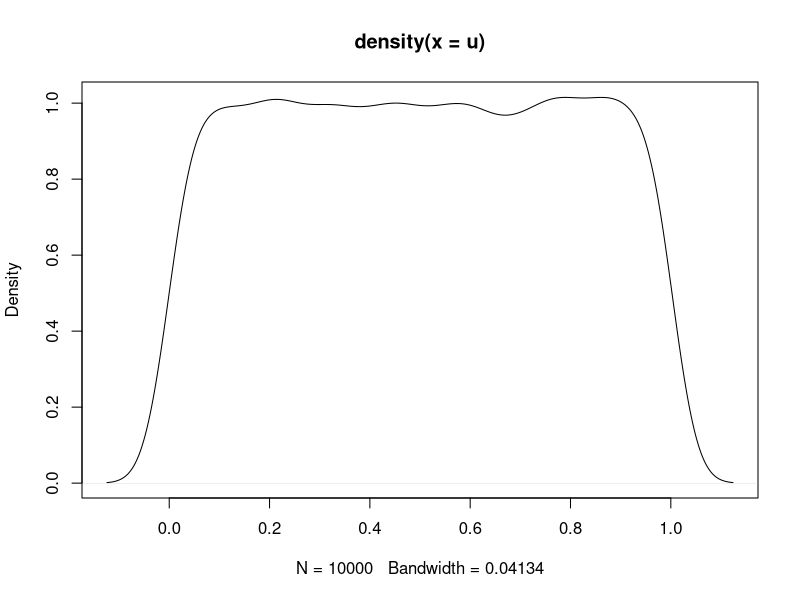
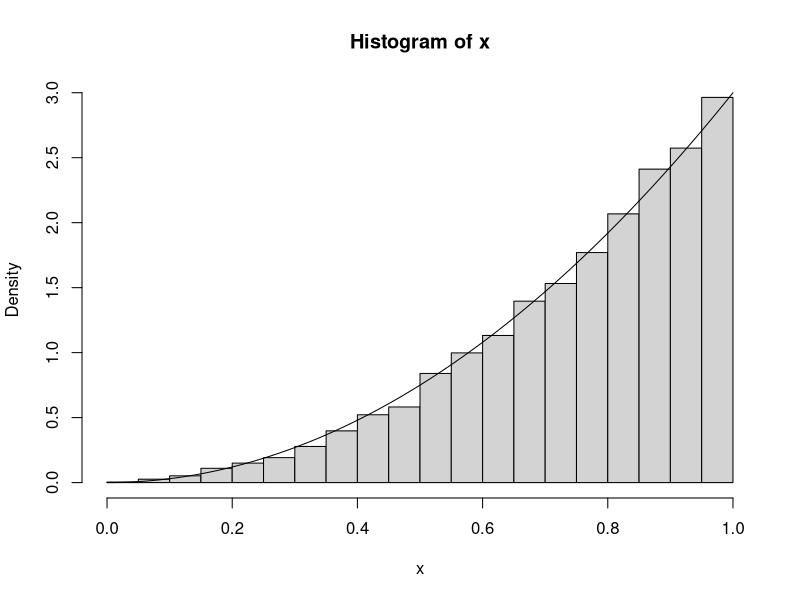
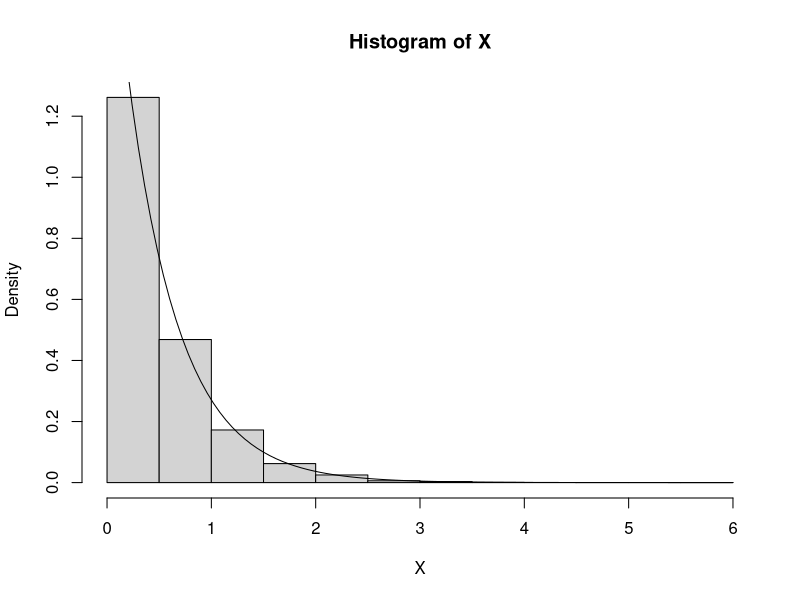
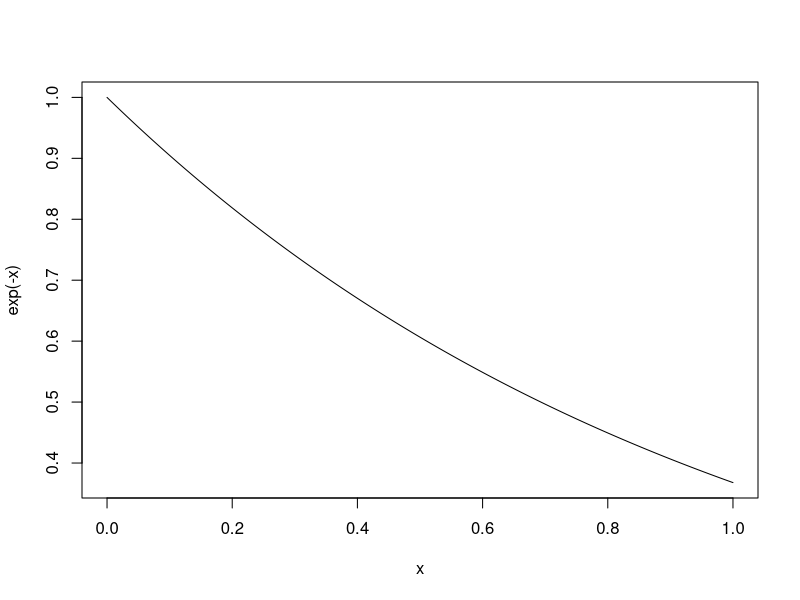
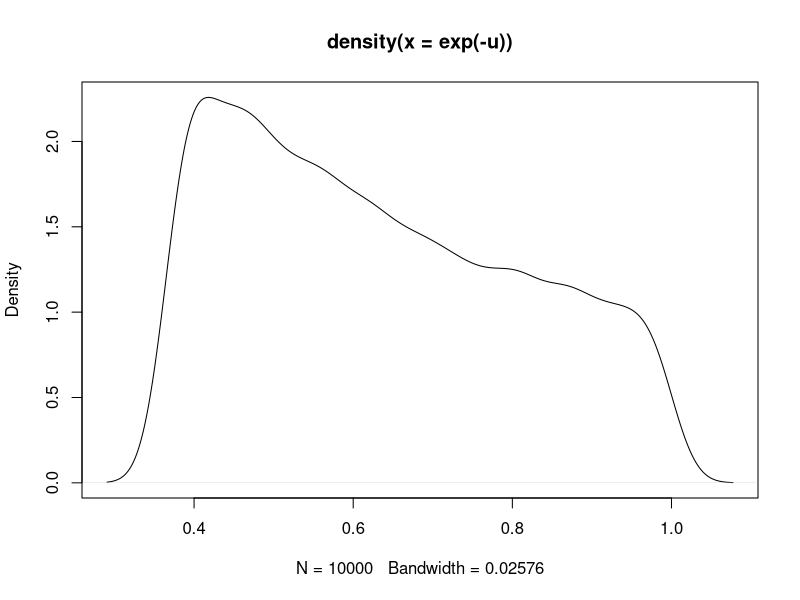
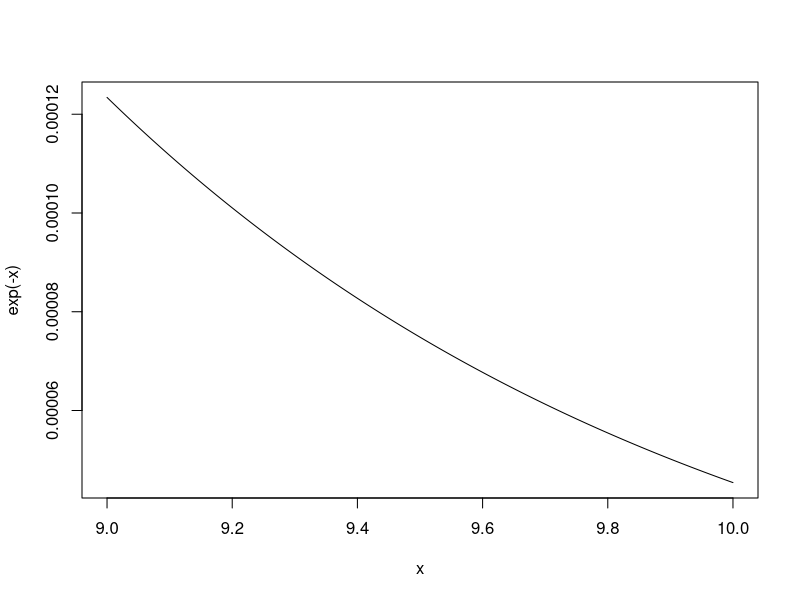
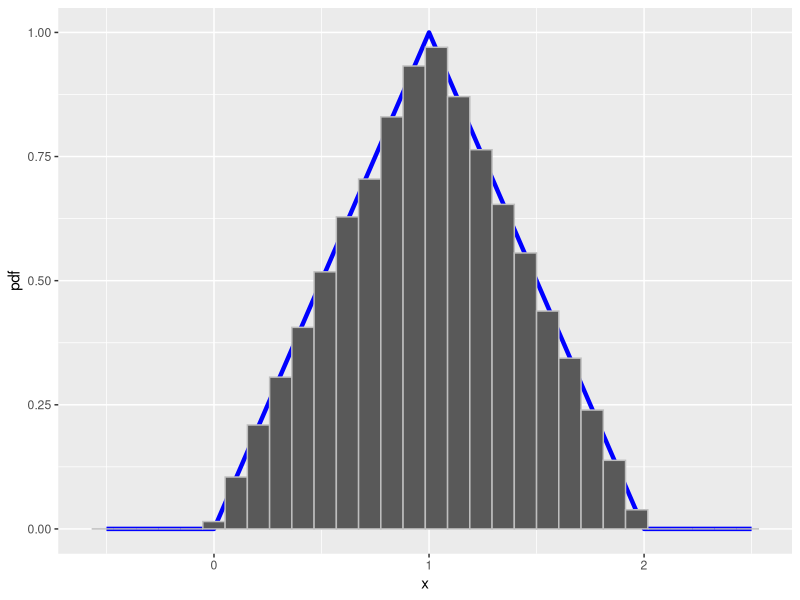
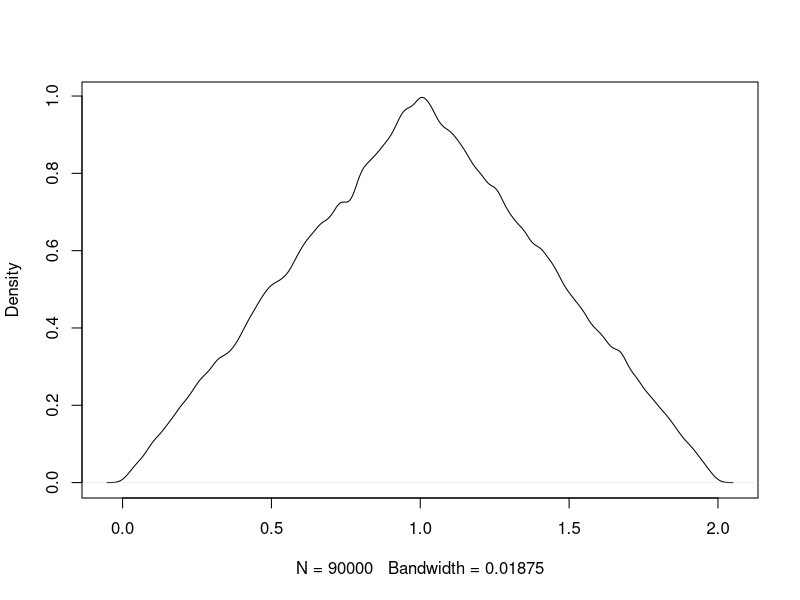

These charts were generated, in order, by the following R code:
u<-runif(10000,0,1)
plot(density(u))

################################################ Done  
######## Inverse transform method ##############
################################################

# Example 1 to calculate density: fx=3x^2, 0<x<1, CDF Fx(x)=x^3, Inv-CDF(u)=u^(1/3)
#F^(-1)x(u)=Fx(x)
n=10000
u=runif(n)
x=u^(1/3)
hist(x,prob=T)
#plot(x,u)

y=seq(0,1,0.01)
lines(y,3*y^2)
#plot(u,3*u^2)

# Monte carlo integration
mean(3*u^2)
1^3

# Example 2: Exponential distribution with lambda=2
# FY(x)= P(Y<x)= int 2*exp(-2*y)dy= 1-exp(-2x)
# FY^(-1)(y)=-ln(1-y)/2
lambda      <-  2
num.samples <-  10000
U           <-  runif(num.samples)
X           <- -log(1-U)/lambda
hist(X,freq=F)
curve(dexp(x, rate=lambda),add=T)

# Monte carlo integration
mean(2*exp(-2*u))
1-exp(-2)

################################################  Done
######## Simple Monte Carlo  ###################
################################################
sims=10000
x=seq(0,1,length=sims)
plot(x,exp(-x),type="l")


u<-runif(sims,0,1)
mean(exp(-u))*1 # Expected value from simulation
(1-0)^2/sims *var(exp(-u)) # Variance/efficiency of simulation
1-exp(-1) # Expected value from integration
plot(density(exp(-u))) 

Monte_Basic<-function(sims,a,b){
  stopifnot(b>a)
u<-runif(sims,a,b)
val1<-mean(exp(-u))*(b-a)
val2<-exp(-a)-exp(-b)
varMC<-(b-a)^2/sims *var(exp(-u))
return(c("MCmean",val1,"INTmean",val2,"MCvar",varMC))
}
Monte_Basic(10000,1,5)
Monte_Basic(10000,9,10)
x=seq(9,10,length=1000)
plot(x,exp(-x),type="l")


################################################  
######## Acceptrance/Rejection #################
################################################

triangle.pdf = function(x){
  ifelse((0 < x) & (x < 1), x, 
         ifelse((1 <= x) & (x < 2), 2 - x, 0)) 
}

triangle.pdf(seq(0, 2, by = 0.1))
runif(20,0,2)
triangle_plot.dat = data.frame(x = seq(-0.5, 2.5, by = 0.01),
                               y = triangle.pdf(seq(-0.5, 2.5, by = 0.01)),
                               x_sample = runif(301, 0, 2),
                               y_sample = runif(301, 0, 1))
library(ggplot2)
jpeg(filename = "AR.jpg",width = 1300,height = 1200,res = 300)
ggplot(triangle_plot.dat, aes(x = x, y = y))+
  geom_line() + xlab("x") + ylab("Probability density function")+
  geom_point(aes(x_sample, y_sample), shape = 1,size=0.9)+
  geom_line(data=data.frame(x=0:2,y=1), linetype="dotted",size=1.2)+
  geom_line(data=data.frame(x=0,y=0:1), linetype="dotted",size=1.2)+
  geom_line(data=data.frame(x=2,y=0:1), linetype="dotted",size=1.2)
dev.off()

accept_reject = function(fx, n = 100, prop.val=1) {
  #simulates a sample of size n from the pdf fx using the accept reject algorithm
  x = numeric(n)
  count = 0
  
  while(count < n) {
    temp.x <- runif(1, 0, 2)
    u <- runif(1, 0, 1)
    if (u < fx(temp.x)) {
      count = count + 1
      x[count] <- temp.x
    }
  }
  
  return(x)
}

triangle.sample = accept_reject(triangle.pdf, 90000,prop.val = 1)


ggplot(triangle_plot.dat, aes(x = x, y = y)) +
  geom_line(color = "blue", size = 1.5) + xlab("x") + ylab("pdf") +
  geom_histogram(data = data.frame(x = triangle.sample), aes(x = x, y = ..density..), col = "gray" )

plot(density(triangle.sample,adjust = 0.5),main = "")


time<-proc.time()
triangle.sample = accept_reject(triangle.pdf, 50000,prop.val = 1 ) # Optimal
time-proc.time()


time<-proc.time()
triangle.sample = accept_reject(triangle.pdf, 50000,prop.val = 10) # Less optimal
time-proc.time()


################################################  
######## Metropolis (random-walk) ##############
################################################

jpeg(filename = "Prior_Metropolis.jpg",width = 1000,height = 1000,res=150)
plot(density(rbeta(10000,0.1,1)),main = "",xlab = "Prevalence")
dev.off()

round(table(rbinom(n = 5000000,size = 1,prob = 20/1000000))[2]/
        table(rbinom(n = 5000000,size = 1,prob = 20/1000000))[1],7)


library('coda')
metropolis <- function(burnin = 0, sample = 10000, sigma = 0.05,
                       initial_value = 0.05, plot=TRUE){
  
  stopifnot(initial_value > 0, initial_value < 1)
  stopifnot(sigma > 0)
  burnin <- as.integer(burnin); sample <- as.integer(sample)
  stopifnot(burnin >= 0)
  stopifnot(sample > 0)
  
  
  # Redefine these to work on the log scale:
  llikelihood_fun <- function(prevalence) dbinom(7, 10, prevalence, log=TRUE)
  lprior_fun <- function(prevalence) dbeta(prevalence, 2, 2, log=TRUE)
  
  parameters <- numeric(burnin+sample)
  parameters[1] <- initial_value
  current <- initial_value
  post <- llikelihood_fun(current) + lprior_fun(current)
  
  for(i in 2:(burnin+sample)){
    proposal <- rnorm(1, current, sigma)
    
    if(proposal > 0 && proposal < 1){
      newpost <- llikelihood_fun(proposal) + lprior_fun(proposal)
      accept <- newpost > post || rbinom(1, 1, exp(newpost-post))
      
      if(accept){
        current <- proposal
        post <- newpost
      }
    }
    parameters[i] <- current
    
    if(plot && burnin > 0){
      plot(1:burnin, parameters[1:burnin], type='l', col='red',
           xlim=c(1,burnin+sample), ylim=c(0,0.01),
           main='Parameter values (red:burnin, blue:sample)',
           ylab='prevalence', xlab='Iteration')
      lines((burnin+1):(burnin+sample), parameters[-(1:burnin)], col='blue')
    }else if(plot){
      plot(1:sample, parameters, type='l', col='blue',
           xlim=c(1,burnin+sample), ylim=c(0,0.01),
           main='Parameter values (red:burnin, blue:sample)',
           ylab='prevalence', xlab='Iteration')
    }
    parameters <- window(coda::as.mcmc(parameters), start=burnin+1)
    varnames(parameters) <- 'prevalence'
    return(parameters)
  }
  
}

# Simple Diagnostics (EFF, Gelmans, Mix chains, Autocor)


################################################  
######## Gibbs sampling ########################
################################################
# Dataa$temperature
y<-rnorm(1000,35,10); bary<-mean(y); n<-length(y) 
Iterations<-500
muO<-0; s0<-100; a0<-0.001; b0<-0.001

theta <- matrix(nrow=Iterations, ncol=2) 
cur.mu<-0; cur.tau<-1; cur.s<-sqrt(1/cur.tau)

for (t in 1:Iterations){ 
  w<- s0^2/( cur.s^2/n+ s0^2)
  m <- w*bary + (1-w)*muO 
  s <- sqrt( w * cur.s^2/n)
  cur.mu <- rnorm(1, m, s)
  a <- a0 + 0.5*n
  b <- b0 + 0.5 * sum( (y-cur.mu)^2)
  cur.tau <- rgamma( 1, a, b)
  cur.s <- sqrt(1/cur.tau) 
  theta[t,]<-c( cur.mu, cur.s)
}

plot(theta[100:Iterations,1],type="l")
plot(theta[100:Iterations,2],type="l")

# Simple Diagnostics (EFF, Gelmans, Mix chains, Autocor)


